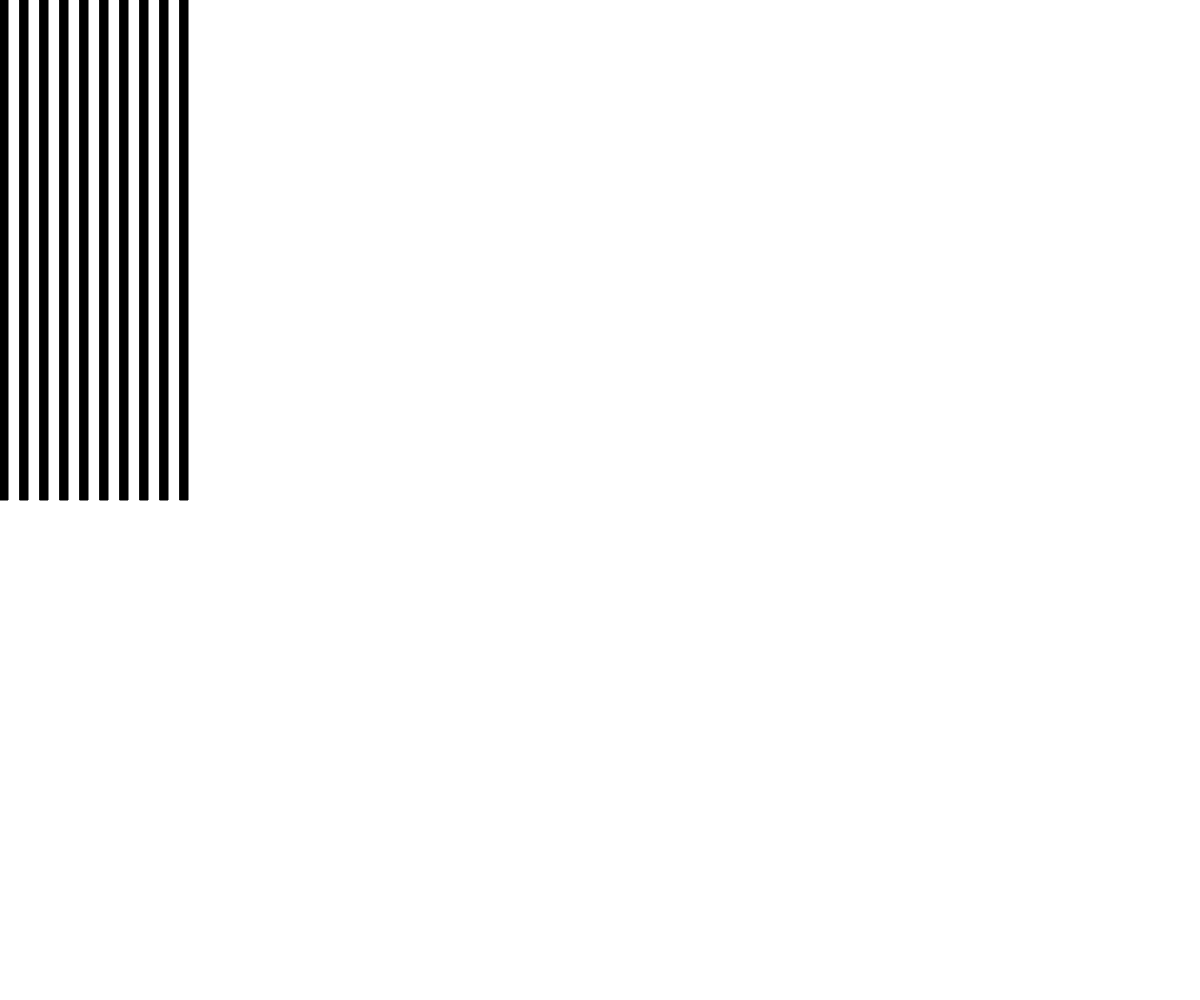
Frame 1 (no input)
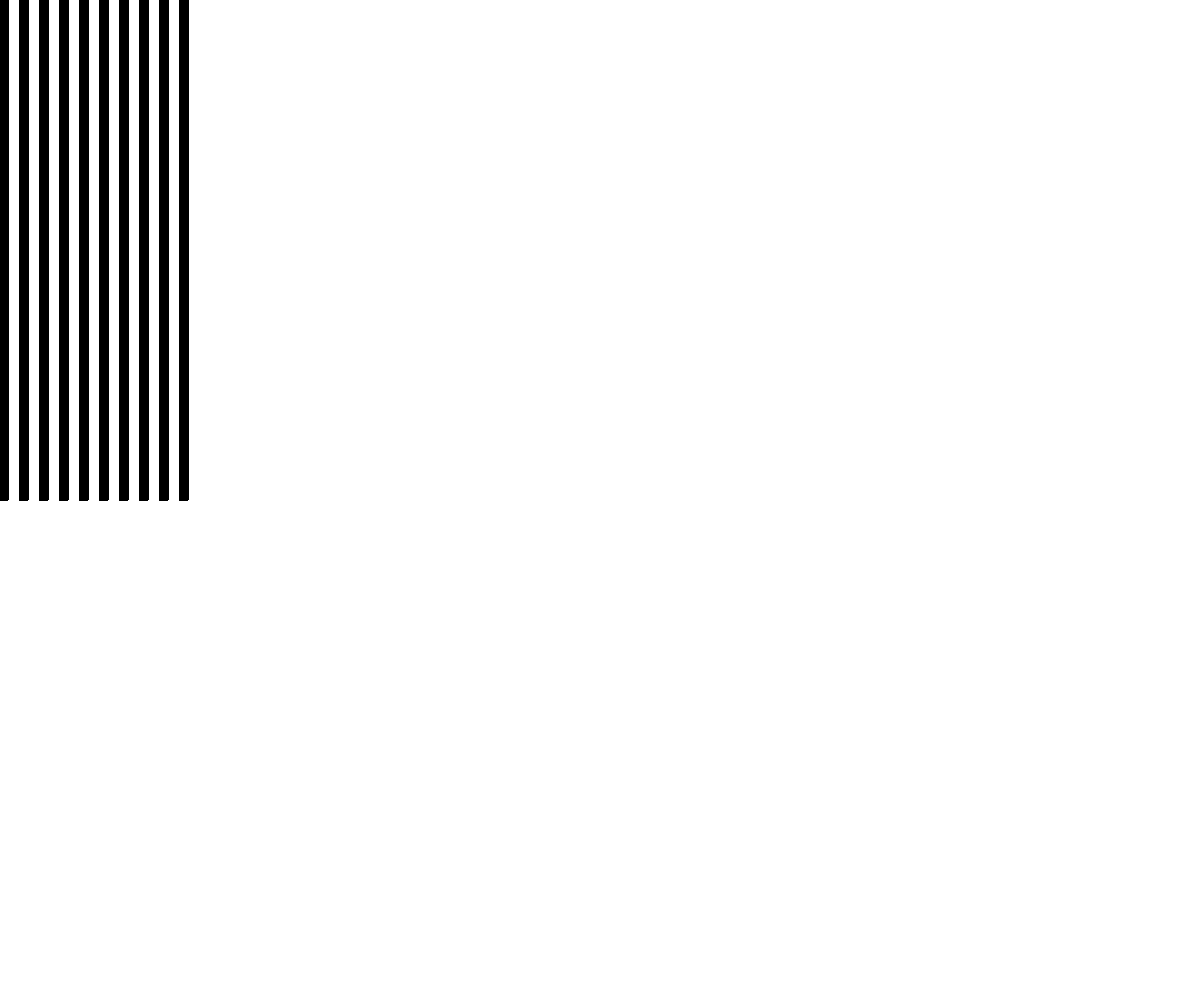
Frame 60 (no input)
Frame 120 (the mouse pressed at the canvas centre since frame 60): identical to frame 60, image omitted

The p5.js sketch that drew these frames (run headless with seeded random() and noise() and a simulated clock; from frame 60 on, the mouse is pressed at the canvas centre):

// p5.js sketch
// ── sketch.js
function setup() {
  createCanvas(windowWidth,windowHeight);
}

function draw() {
  for(var i =0; i < 10; i++){
    fill(0);
    rect(i * 20, 0, 8, height/2);
    
  }
}
